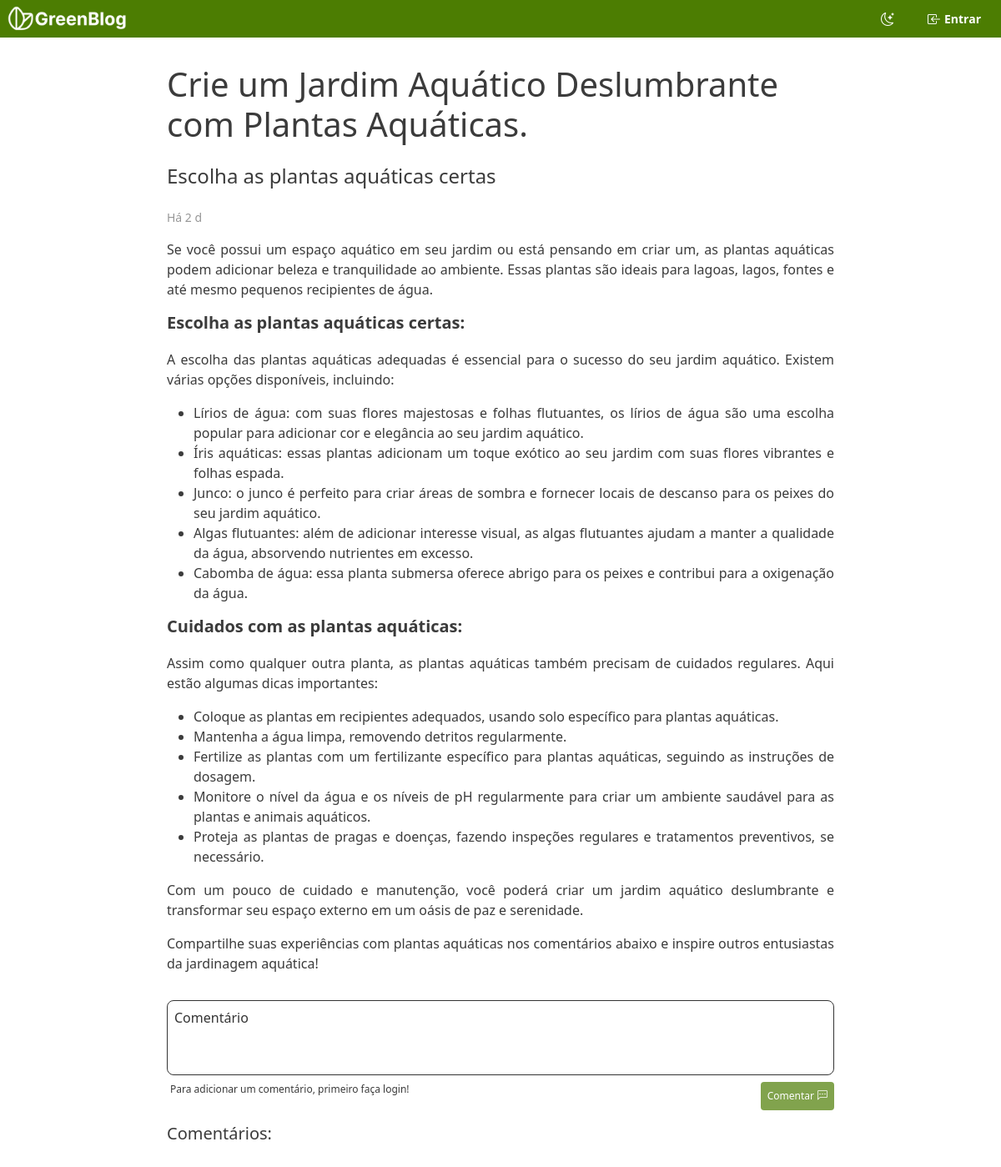
The app's page /post.php?id=9 with its own data.
### tables this page shows
CREATE TABLE posts (
        post_id integer primary key autoincrement,
        owner_id int not null references user(user_id),
        title varchar(80),
        subtitle text(100),
        content text,
        created_at timestamp DEFAULT CURRENT_TIMESTAMP
    );

### database/database.php (called while the page is built, shortened)
<?php
$db = new PDO("sqlite:" . DATABASE_PATH);
function get_post_by_id(String $id)
{
	global $db;
	$sql = "--sql
		SELECT * FROM posts WHERE post_id = '$id'
	";
	$query = $db->prepare($sql);
	$query->execute();
	$query = $query->fetch(PDO::FETCH_ASSOC);
	return $query;
}
function calculate_time_diff(String $date_str)
{
	$now = new DateTime('now');
	$date = new DateTime($date_str);
	$diff = $now->diff($date);
	$days = $diff->days;
	if ($days >= 1) {
		return 'Há ' . $days . ' d';
	}
	return '';
}

### post.php (the view, shortened to what this page needs)
<?php
include './database/database.php';
$header = include './header.php';
$post_id = $_GET['id'];
$post = get_post_by_id($post_id);
$date = $post['created_at'];
$created_at = calculate_time_diff($date);
?>
<!DOCTYPE html>
<html lang="pt-br">
<head>
  <link rel="stylesheet" href="/styles/global.css">
  <link rel="stylesheet" href="/styles/posts.css">
</head>
<body>
  <?= $header ?>
  <main id="container">
    <div id="content">
      <h1 class="h1"><?= $post['title'] ?></h1>
      <p class="h4" id="subtitle"><?= $post['subtitle'] ?></p>
      <div id="post_date">
        <span id="created_at">
          <?= $created_at ?>
        </span>
      </div>
      <div id="content_body">
        <?= $post['content'] ?>
      </div>
      <form action="/actions/comment.php" method="post" id="form">
        <textarea name="comment" id="comment_field" cols="30" rows="10" disabled required placeholder=Comentário></textarea>
        <div>
          <span>Para adicionar um comentário, primeiro faça login!</span>
          <button id="send_comment_bt" disabled>
            Comentar
            <span class="bi bi-chat-left-dots"></span>
          </button>
        </div>
      </form>
    </div>
    <div id="comments">
      <h5 class="h5">Comentários:</h5>
    </div>
  </main>
</body>
</html>

### styles/global.css (style rules this page uses)
:root { --primary-1: #D6FF97; --primary-2: #4C7D02; --primary-3: #213700; --font-1: #969696; --font-2: #343434; --font-3: #3b3b3b; --alert-1: rgb(238, 108, 68); --white: #FFFFFF; --header-height: 45px }
input, textarea { background-color: var(--back-color-input); color: var(--font-3); border: 1px solid var(--font-2); resize: none; border-radius: 8px; font-size: 16px; padding: 8px; }
input::placeholder, textarea::placeholder { color: var(--font-2); }
body { background-color: var(--back-color); }
* { margin: 0; padding: 0; box-sizing: border-box; color: var(--font-3); transition: .7s; }
button { background-color: var(--white); border: none; padding: 2px 8px; border-radius: 4px; display: flex; justify-content: center; align-items: center; gap: 4px; }
main { width: 100%; height: calc(100vh - var(--header-height)); margin-top: var(--header-height); }
#container { display: flex; flex-direction: column; align-items: center; width: 100%; height: calc(100vh - var(--header-height)); overflow-x: auto; padding: 16px; }

### styles/posts.css (style rules this page uses)
#content { max-width: 800px; width: 100%; display: flex; flex-direction: column; gap: 16px; padding: 16px 0; font-size: 18px; }
textarea { width: 100%; height: 90px; }
#form { display: flex; flex-direction: column; align-items: end; gap: 8px; }
#form>div { width: 100%; display: flex; justify-content: space-between; font-size: 12px; padding-left: 4px; }
#send_comment_bt { padding: 8px; background-color: var(--primary-2); color: var(--white); font-weight: 500; }
#send_comment_bt>span { color: var(--white); }
#send_comment_bt:disabled { opacity: .7; }
#content_body { text-align: justify; line-height: 24px; font-size: 16px; }
#content_body h1, #content_body h2, #content_body h3, #content_body h4, #content_body h5, #content_body h6 { margin-bottom: 20px; font-weight: 600; text-align: start; }
#content_body h1, #content_body h2 { font-size: 20px; }
#comments { max-width: 800px; width: 100%; display: flex; flex-direction: column; gap: 20px; padding-bottom: 50px; }
#post_date { display: flex; font-size: 14px; font-weight: 500; text-align: start; justify-content: space-between; }
#created_at { color: var(--font-1); }

### records on screen
posts: title "Crie um Jardim Aquático Deslumbrante com Plantas Aquáticas.", subtitle "Escolha as plantas aquáticas certas", created_at "Há 2 d", content "Se você possui um espaço aquático em seu jardim ou está pensando em criar um, as plantas aquáticas podem adicionar beleza e tranquilidade ao ambiente. Essas plantas são ideais para lagoas, lagos, fontes e até mesmo pequenos recipientes de água. Escolha as plantas aquáticas certas: A escolha das plantas aquáticas adequadas é essencial para o sucesso do seu jardim aquático. Existem várias opções disponíveis, incluindo: Lírios de água: com suas flores majestosas e folhas flutuantes, os lírios de água são uma escolha popular para adicionar cor e elegância ao seu jardim aquático. Íris aquáticas: essas plantas adicionam um toque exótico ao seu jardim com suas flores vibrantes e folhas espada.…"
